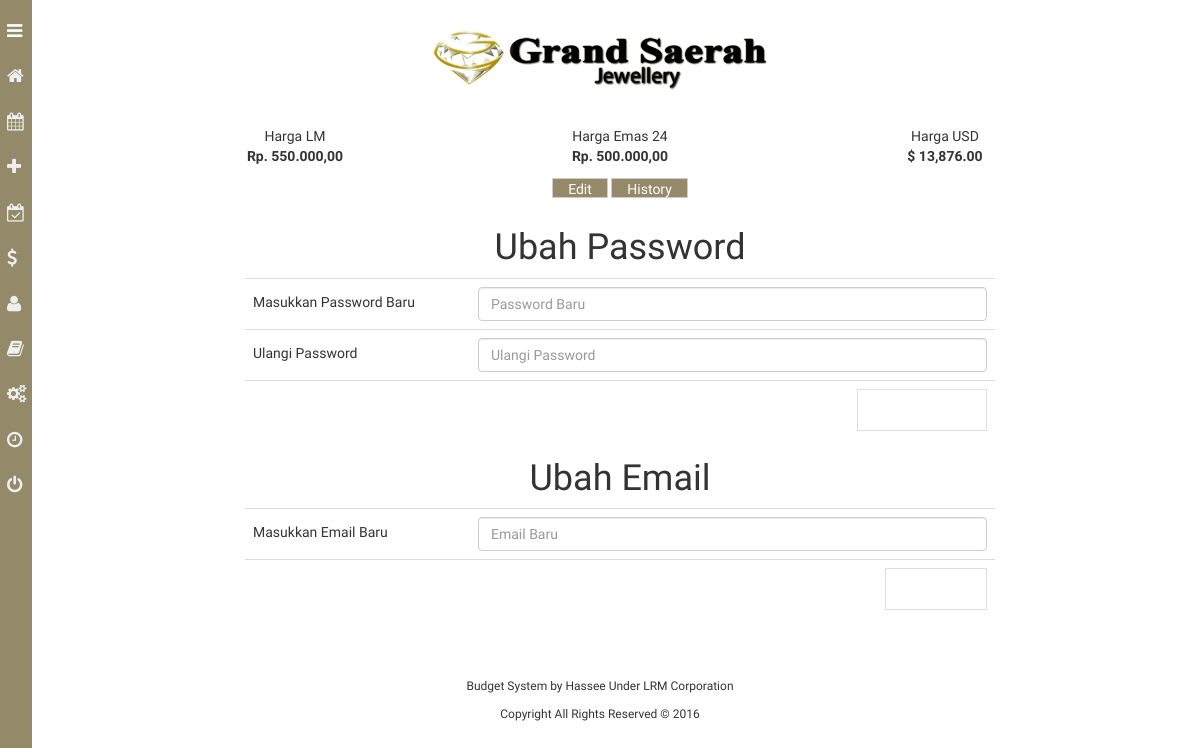
Page /index.php/accounts/change_password on the earlier database version.
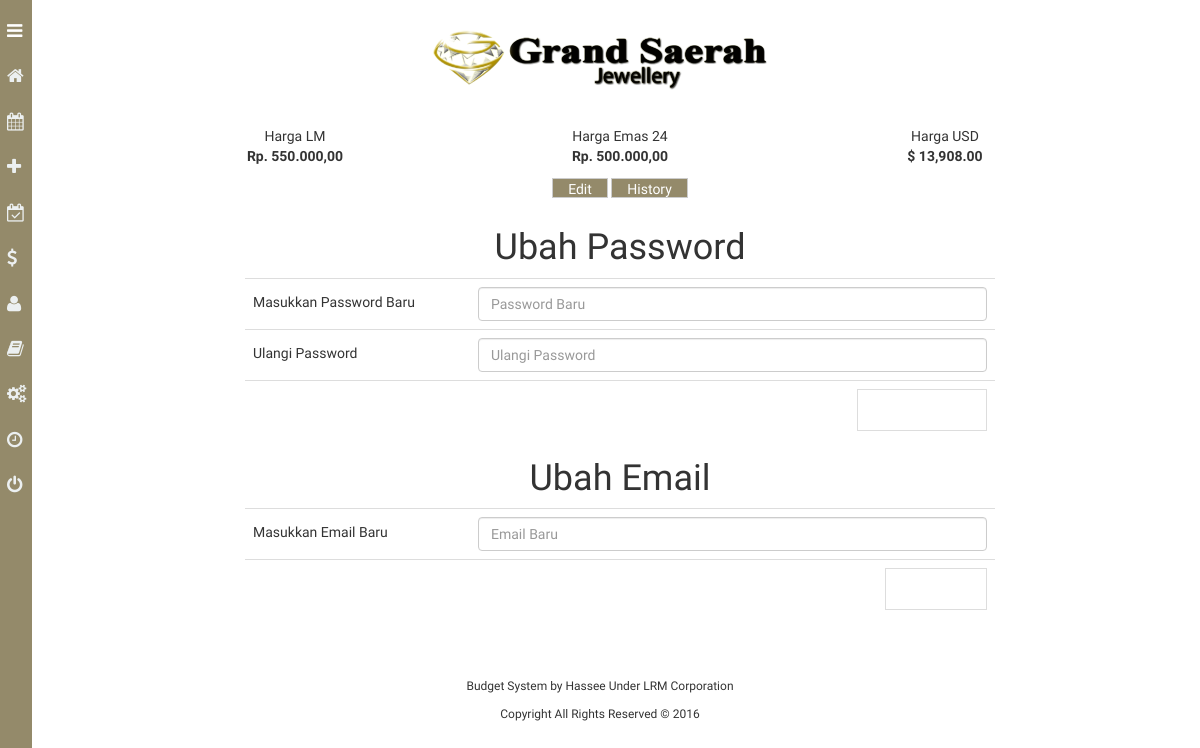
Same page on the later database version.
### tables this page shows
CREATE TABLE `configuration` (
  `id` int(11) NOT NULL,
  `day-1` time NOT NULL,
  `day` time NOT NULL,
  `emas_lm` double NOT NULL,
  `emas_24` double NOT NULL,
  `dollar` double NOT NULL
);

### application/libraries/Template.php (called while the page is built)
<?php  if ( ! defined('BASEPATH')) exit('No direct script access allowed');
    class Template
    {
        var $ci;
        function __construct()
        {
            $this->ci =& get_instance();
        }
		function load($tpl_view, $body_view = null, $data = null)
		{
		    if ( ! is_null( $body_view ) )
		    {
		        if ( file_exists( APPPATH.'views/'.$tpl_view.'/'.$body_view ) )
		        {
		            $body_view_path = $tpl_view.'/'.$body_view;
		        }
		        else if ( file_exists( APPPATH.'views/'.$tpl_view.'/'.$body_view.'.php' ) )
		        {
		            $body_view_path = $tpl_view.'/'.$body_view.'.php';
		        }
		        else if ( file_exists( APPPATH.'views/'.$body_view ) )
		        {
		            $body_view_path = $body_view;
		        }
		        else if ( file_exists( APPPATH.'views/'.$body_view.'.php' ) )
		        {
		            $body_view_path = $body_view.'.php';
		        }
		        else
		        {
		            show_error('Unable to load the requested file: ' . $tpl_name.'/'.$view_name.'.php');
		        }
		        $body = $this->ci->load->view($body_view_path, $data, TRUE);
		        if ( is_null($data) )
		        {
		            $data = array('body' => $body);
		        }
		        else if ( is_array($data) )
		        {
		            $data['body'] = $body;
		        }
		        else if ( is_object($data) )
		        {
		            $data->body = $body;
		        }
		    }
		    $this->ci->load->view('templates/'.$tpl_view, $data);
		}
	}
?>

### application/controllers/Accounts.php (called while the page is built, shortened)
<?php
class Accounts extends CI_Controller
{
	public function change_password(){
		$id = $this->session->userdata('user_id');
		if($this->input->post()){
			$password = hash_password($this->input->post('password'));
			$this->db->update('users',array('password' => $password), array('id' => $id));
			$this->session->set_flashdata('success','Password berhasil diubah !');
			redirect('main');
		}else{
			$data['title'] = 'Pengaturan';
			$this->template->load('default' , 'change_password',$data);
		}
	}
}
?>

### index.php (called while the page is built, shortened)
<?php
require_once BASEPATH.'core/CodeIgniter.php';

### application/views/templates/default.php (the view, shortened to what the changed rows need)
<!DOCTYPE html>
<html lang="en">
  <head>
    <link href="<?php echo base_url() ?>css/bootstrap.min.css" rel="stylesheet">
    <link href="<?php echo base_url() ?>css/footable.core.css" type="text/css" rel="stylesheet">
    <link href="<?php echo base_url() ?>css/footable.metro.min.css" type="text/css" rel="stylesheet">
    <link href="<?php echo base_url() ?>css/wickedpicker.css" type="text/css" rel="stylesheet">
    <link rel="stylesheet" href="<?php echo base_url() ?>css/font-awesome.min.css">
    <link rel="stylesheet" type="text/css" href="<?php echo base_url() ?>css/sweetalert.css">
    <link rel="stylesheet" type="text/css" href="<?php echo base_url() ?>css/datepicker.css">
    <link rel="stylesheet" type="text/css" href="<?php echo base_url() ?>css/style.css">
    <link rel="stylesheet" type="text/css" href="<?php echo base_url() ?>css/wickedpicker.css">
  </head>
  <body>
  <?php $conf = $this->db->get('configuration')->row();
    $emaslm = $conf->emas_lm;
    $emas24 = $conf->emas_24;
    $dollar = $conf->dollar; ?>
  <div class="container-fluid">
    <section id="body">
      <section id="content">
        <div class="container">
          <div class="row">
            <div class="col-md-10">
              <div class="row kurs">
                <div class="col-xs-4 text-center detail-kurs">
                  <p class="text-harga"><strong><?php echo 'Rp. '. number_format($emaslm,2,',','.') ?></strong></p>
                </div>
                <div class="col-xs-4 text-center detail-kurs">
                  <p class="text-harga"><strong><?php echo 'Rp. '. number_format($emas24,2,',','.') ?></strong></p>
                </div>
                <div class="col-xs-4 text-center detail-kurs">
                  <p class="text-harga"><strong><?php echo '$ '. number_format($dollar,2,'.',',') ?></strong></p>
                </div>
              </div>
            </div>
          </div>
        </div>
      </section>
      <?php echo $body ?>
    </section>
        </div>
  </body>
</html>

Differences in the rows shown:
changed configuration: dollar "13,876.00" → "13,908.00"
